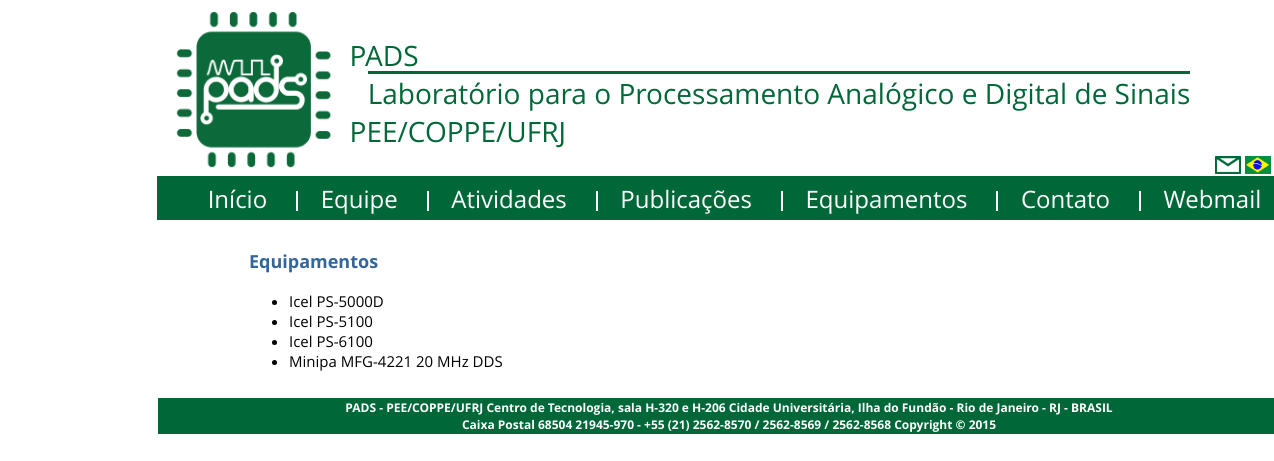
/pads/equipamentos/, run on the app's committed database.
### pads/models.py (models this page shows, shortened)
class Equipamento(models.Model):
    categoria = models.ForeignKey(Categoria)
    marca = models.CharField(max_length=50)
    modelo = models.CharField(max_length=50)
    manual = models.URLField(max_length=200)

### pads/views.py (the view)
def equipamentos(request):
    equipamento_lista = Equipamento.objects.order_by('-categoria')
    context = {'equipamento_lista': equipamento_lista,}
    return render(request, 'pads/equipamentos_pt.html', context)

### pads/templates/pads/equipamentos_pt.html (shortened to what this page needs)
{% load staticfiles %}
<!DOCTYPE html>
<html>
  <head>
	<link href="{% static "pads/css/opensans.css" %}" rel='stylesheet' type='text/css'>
	<link href="{% static "pads/css/main.css" %}" rel="stylesheet">
  </head>
  <body>
   <div id="pagina">
		<table>
				<thead>
					<tr>
						<th>
							<div id="header-logo">
								<img class ="logo" src="{% static "pads/figuras/logo1.png" %}" alt="Logo do PADS">
							</div>
						</th>
						<th>
							<div id="header-name" class="color-theme-name">
									<p>PADS</p>
									<p  class="top-border">Laboratório para o Processamento  Analógico e Digital de Sinais</p>
									<p>PEE/COPPE/UFRJ</p>
							</div>
						</th>
						<th class="valign_bottom">
							<div id="header-languages">
									<a href="https://webmail.pads.ufrj.br/cgi-bin/openwebmail/openwebmail.pl"><img src="{% static "pads/figuras/icon_mail.png" %}" alt="pt"></a>
									<a href="{% url 'main_pt' %}"><img src="{% static "pads/figuras/pt.jpg" %}" alt="pt"></a>
							</div>
						</th>
					</tr>
					<tr>
						<th colspan="3" class="nav color-theme">
									<ul>
										<li> <a href="{% url 'main_pt' %}" > Início </a> </li>
										<li> <a href="{% url 'equipe' %}" > Equipe </a></li>
										<li> <a href=# > Atividades </a></li>
										<li> <a href=# > Publicações </a></li>
                                        <li> <a href=# > Equipamentos </a></li>
										<li> <a href=# > Contato </a></li>
										<li> <a href="https://webmail.pads.ufrj.br/cgi-bin/openwebmail/openwebmail.pl" > Webmail </a></li>
									</ul>
						</th>
					</tr>
				</thead>
				<tbody>
					<tr>
						<td colspan="3">
							<div id="main">
								<h3> Equipamentos</h3>
								<p>
								{% if equipamento_lista %}
									<ul>
									{% for equipamento in equipamento_lista %}
									    <li>{{ equipamento.marca }} {{ equipamento.modelo }}</li>
									{% endfor %}
									</ul>
								{% endif %}
								</p>
							</div>
						</td>
					</tr>
					<tr>
						<td colspan="3">
							<div class="nav color-theme">
									<p id="bottom">PADS   -   PEE/COPPE/UFRJ   Centro de Tecnologia, sala H-320 e H-206   Cidade Universitária, Ilha do Fundão   -   Rio de Janeiro   -   RJ   -   BRASIL <br>
									Caixa Postal 68504 21945-970 - +55 (21) 2562-8570 / 2562-8569 / 2562-8568  Copyright © 2015 </p>
							</div>
						</td>
					</tr>
				</tbody>
        </table>
   </div>
   </body>
</html>

### pads/static/pads/css/main.css (style rules this page uses)
* { font-family:'Open Sans'; font-size:15px; }
p { text-indent: 2em; }
h3 { color:#336699; font-weight:bold; font-size:18px; }
#pagina { width:960px; margin-left:auto; margin-right:auto; }
table { table-layout: initial; border-collapse: collapse; }
table th { white-space:nowrap; }
body { background-color: }
.valign_bottom { vertical-align: bottom; }
.color-theme { background-color:rgb(0,104,56); color:white; }
.color-theme a { color:white; }
.color-theme-name p { color:rgb(0,104,56) ; }
.logo { width:162px; height:162px; }
#header-logo { margin-left:10px; }
#header-name { margin-top:2.6px; margin-left:10px; }
#header-name p { font-size:28px; text-align:left; font-weight: normal; text-indent:0em; margin:0px; }
.top-border { border-top:3px solid; display:inline; position:relative; padding:0px; }
#header-languages { text-align:right; position:relative; top:2.6px; right:-0.87px; }
#header-languages img { width:26px; height:18px; }
.nav { position:relative; }
.nav ul { list-style-type: none; position:relative; text-align:center; margin:4.3px 0px 4.3px 0px; }
.nav li { display:inline; position:relative; left: -13px; border-right:2.6px solid; }
.nav li:last-child { border-right:3px solid transparent; }
.nav a { text-decoration:none; text-align:center; font-size:24px; font-weight:normal; position:relative; padding: 4.3pt 17pt 4.3pt 17pt; }
#main { width:960px; padding:10px; margin:auto; text-align:justify; }
#bottom { position:relative; margin:0px; padding:1px 0px 1px 0px; text-align:center; font-size: 12px; font-weight:bold; text-indent:0em; }

### data on the page
Equipamento: marca "Icel", modelo "PS-5000D"
Equipamento: marca "Icel", modelo "PS-5100"
Equipamento: marca "Icel", modelo "PS-6100"
Equipamento: marca "Minipa", modelo "MFG-4221 20 MHz DDS"
